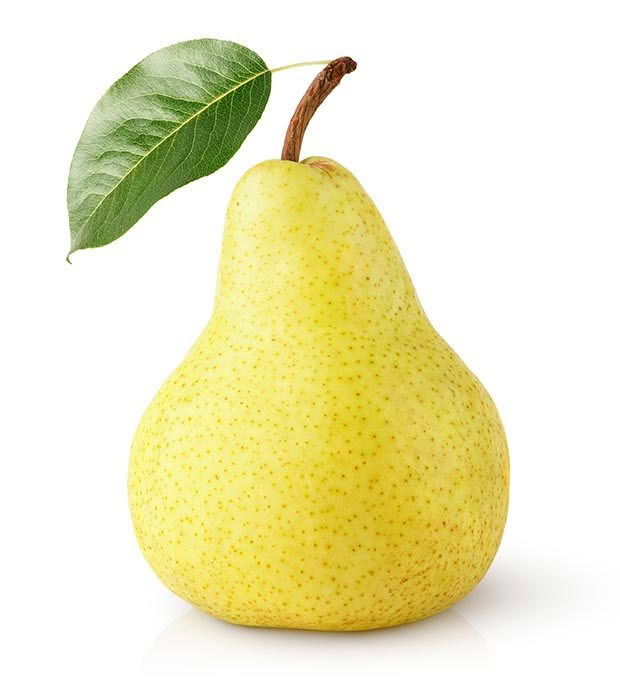
#> input picture Images/PEAR.jpg, 620 x 688 px
$ python -i imageaipackage.py   (imports and definitions only)   (older library calls are emulated)
#> lines starting #> are read from the running program, lines starting #| are printed output that depends on the picture; after the words box and inside, x2 and y2 are one past the last pixel; in counts of white or black regions, pixels touching at a corner belong together
#> further down, picture is the input picture: shape (688, 620, 3); mean B, G, R 192.4, 234, 237.9
import PIL
import cv2
import itertools
import numpy as np
import random
from typing import Callable, List, Union
from PIL import Image, ImageOps, ImageEnhance
import onnxruntime

# [291 lines left out: functions overlay_images, adjust_contrast, adjust_hue, adjust_brightness, square_rotate, mirror_image and 13 more, not called in this run]


class Stack:
    """A simple stack implementation."""

    def __init__(self):
        self.item = []
        self.obj = []

    def push(self, value):
        """Push an item onto the stack."""
        self.item.append(value)

    def pop(self):
        """Pop an item off the stack."""
        return self.item.pop()

    def size(self) -> int:
        """Return the size of the stack."""
        return len(self.item)

    def isEmpty(self) -> bool:
        """Check if the stack is empty."""
        return self.size() == 0

    def clear(self):
        """Clear the stack."""
        self.item = []


class RegionGrow:
    """Class to perform region growing on an image."""

    # [226 lines left out: functions __init__, read_image, get_neighbour, create_seeds, apply_region_grow, reset_region and 7 more, not called in this run]
def gaussian_blur(img_input, kernel_size=3, sigma=3):
    """
       gaussian_blur is used to favour closer neighbours more then further neighbours

       Args:
           img_input(str/np.ndarray): Can be input as a np.ndarray or a file path, is used as the image to be blurred
           kernel_size(int): Size of the kernel used for blurring
           sigma(float): The variance in the values

       Returns:
           np.ndarray: The blurred image is returned as a np.ndarray

       Raises:
           ValueError: If kernel_size is not an int or sigma is not a float, also img_input

       """
    img = img_to_numpy_array(img_input)
    if not isinstance(kernel_size, int) or not (isinstance(sigma, int) or isinstance(sigma, float)):
        raise ValueError("kernel_size must be an int and sigma must be a numeric value")
    return cv2.GaussianBlur(img, (kernel_size, kernel_size), sigma)
# [19 lines left out: function median_blur, not called in this run]


def img_to_numpy_array(image_input, grey=False):
    """
           img_to_numpy_array checks whether the input is a file path or a np.ndarray, if it's a file path then it
           gets converted to a np.ndarray then returned, if it's already a np.ndarray then gets returned as is.
           If it's an invalid value then a ValueError is raised and nothing is returned

           Args:
               image_input(str/np.ndarray): The image to be used

           Returns:
               np.ndarray: The image is returned as a np.ndarray

           Raises:
               ValueError: If the image_input is not a valid file path or np.ndarray

           """
    if isinstance(image_input, np.ndarray):
        if grey:
            return convert_to_grey(image_input)
        return image_input
    elif isinstance(image_input, str):
        img = cv2.imread(image_input)
        if isinstance(img, np.ndarray):
            if grey:
                return convert_to_grey(img)
            return img
    elif isinstance(image_input, PIL.Image.Image):
        return np.array(image_input)
    if isinstance(image_input, str):
        raise ValueError("File path must be a valid file path")
    raise ValueError("Image must be either a valid file path or a numpy array")


def convert_to_grey(img):
    """
            convert_to_gray takens in a np.ndarray and converts it to greyscale, it is useful because it is not
            necessary to know whether the image being input is already greyscale of not when using the function

            Args:
                img(np.ndarray): The numpy array to be converted
            Returns:
                np.ndarray: A np.ndarray with 2 channels

    """
    """Only takes in np arrays, useful because it checks if image is already greyscale"""
    if len(np.shape(img)) == 2:
        return img
    return cv2.cvtColor(img, cv2.COLOR_RGB2GRAY)

# [88 lines left out: functions laplacian, custom_kernel_blur, sharpen, adaptive_thresholding, not called in this run]

def otsus_binarization_thresholding(img_input):
    """
            Otsus binariation threshoding looks for two classes that either maximise inter-class variance
            or minimsize intra-class variance

            Args:
                img_input(np.ndarray/str): Takes a np.ndarray or a file path to an image

            Returns:
                np.ndarray: A np.ndarray representing the result of otsus binrization thresholding

    """
    img = img_to_numpy_array(img_input, grey=True)
    blur = gaussian_blur(img, 5, 0)
    ret3, th3 = cv2.threshold(blur, 0, 255, cv2.THRESH_BINARY+cv2.THRESH_OTSU)
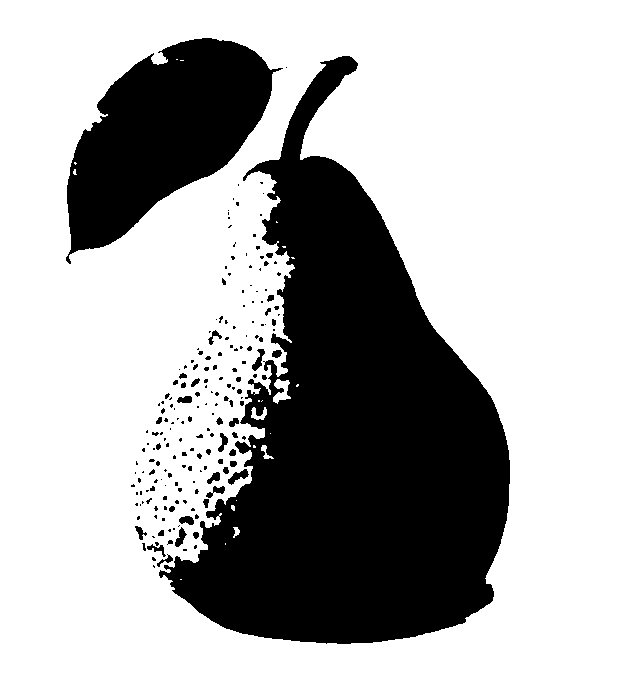
#> th3: shape (688, 620); 69.3% white; 200 black regions (156 under 20 px), largest, box (x1, y1, x2, y2) and area: (159, 56, 510, 644) 101605, (66, 38, 283, 264) 25889, (228, 469, 249, 485) 146
#> ret3 = 204
    return th3

# [22 lines left out: function edge_detection, not called in this run]

def watershed(img_input):
    """
            Watershed takes advantage of the fact that any greyscale image can be viewed as a topographic map
            The algorithm fills the valleys, the problem with this is that as valleys water level rises,
            they may merge with other valleys, the algorithm would then build a barrier (a dam) between these valleys and this will
            be the segmentation between valleys

            Args:
                img_input(np.ndarray/str): Takes a np.ndarray or a file path to an image

            Returns:
                np.ndarray: Returns a np.ndarray with the borders of the valleys

    """
    returnImg = img_to_numpy_array(img_input)
    img = img_to_numpy_array(img_input, grey=True)

    img = otsus_binarization_thresholding(img)
    kernel = cv2.getStructuringElement(cv2.MORPH_RECT, (5, 5))
    img = cv2.morphologyEx(img, cv2.MORPH_OPEN, kernel, iterations=2)
#> img: shape (688, 620); 67.4% white; 42 black regions (29 under 20 px), largest, box (x1, y1, x2, y2) and area: (135, 56, 510, 644) 110003, (66, 38, 283, 264) 26013, (142, 356, 217, 452) 1384

    sure_background = cv2.dilate(img, kernel, iterations=2)
#> sure_background: shape (688, 620); 71.5% white; 10 black regions (6 under 20 px), largest, box (x1, y1, x2, y2) and area: (147, 61, 506, 640) 99044, (71, 42, 268, 246) 22557, (140, 494, 148, 500) 48, (156, 436, 162, 444) 43
    distance = cv2.distanceTransform(img, cv2.DIST_L2, 5)
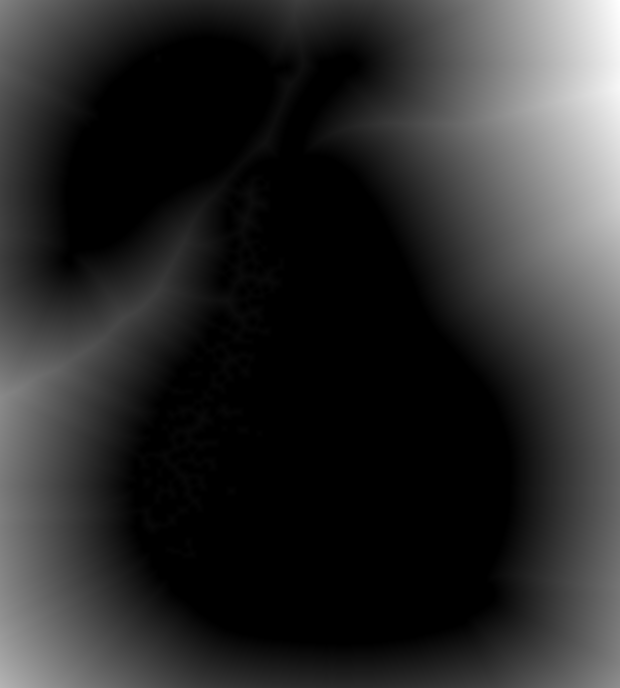
#> distance: shape (688, 620) float32; min 0, max 274.4, mean 47; drawn with min black and max white

    _, sure_foreground = cv2.threshold(distance, 0.5 * distance.max(), 255, cv2.THRESH_BINARY)
#> sure_foreground: shape (688, 620) float32; 8.6% white; 5 white regions (1 under 20 px), largest, box (x1, y1, x2, y2) and area: (482, 0, 620, 343) 31875, (0, 539, 74, 688) 4005, (0, 383, 17, 454) 508, (599, 653, 620, 688) 319
    sure_foreground = sure_foreground.astype(np.uint8)

    unknown = cv2.subtract(sure_background, sure_foreground)
#> unknown: shape (688, 620); 62.9% white; 15 black regions (7 under 20 px), largest, box (x1, y1, x2, y2) and area: (147, 61, 506, 640) 99044, (482, 0, 620, 343) 31875, (71, 42, 268, 246) 22557
    _, markers = cv2.connectedComponents(sure_foreground)
#> markers: shape (688, 620) int32; 6 distinct labels, from 0 to 5

    markers += 1
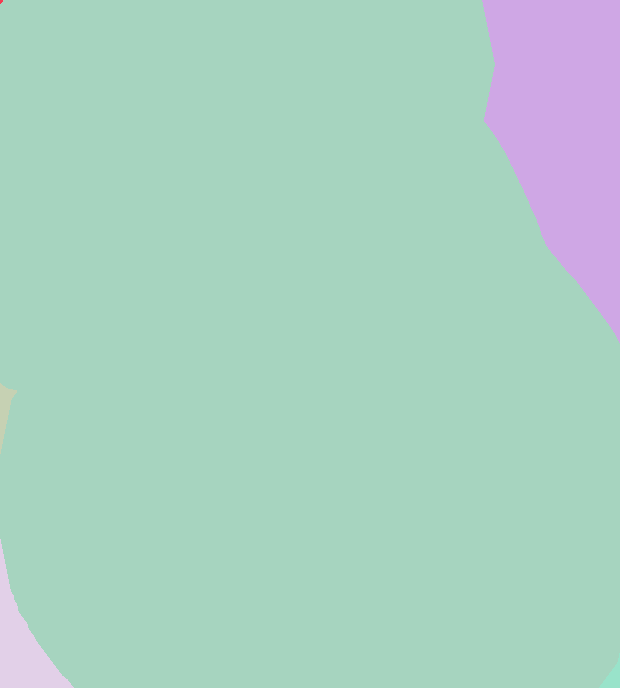
#> markers: shape (688, 620) int32; 6 distinct labels, from 1 to 6; one colour per label, 0 black
    markers[unknown == 255] = 0
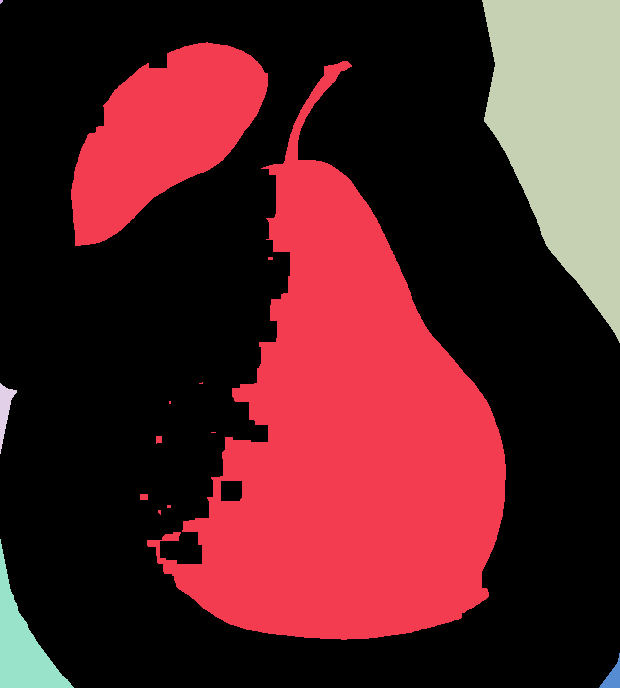
#> markers: shape (688, 620) int32; 7 distinct labels, from 0 to 6; one colour per label, 0 black
    markers = markers.astype('int32')
    markers = cv2.watershed(returnImg, markers)
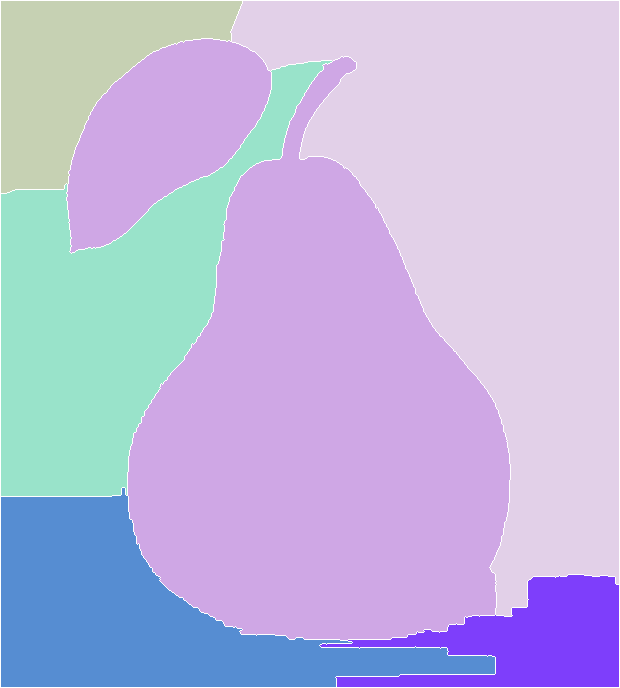
#> markers: shape (688, 620) int32; 7 distinct labels, from -1 to 6; one colour per label, 0 black, -1 white

    labels = np.unique(markers)
#> labels = [-1, 1, 2, 3, 4, 5, 6]
    objects = []
    for lbl in labels[2:]:
        target = np.where(markers == lbl, 255, 0).astype(np.uint8)
        contours, _ = cv2.findContours(target, cv2.RETR_EXTERNAL, cv2.CHAIN_APPROX_SIMPLE)
        objects.append(contours[0])
#> this loop made 5 passes
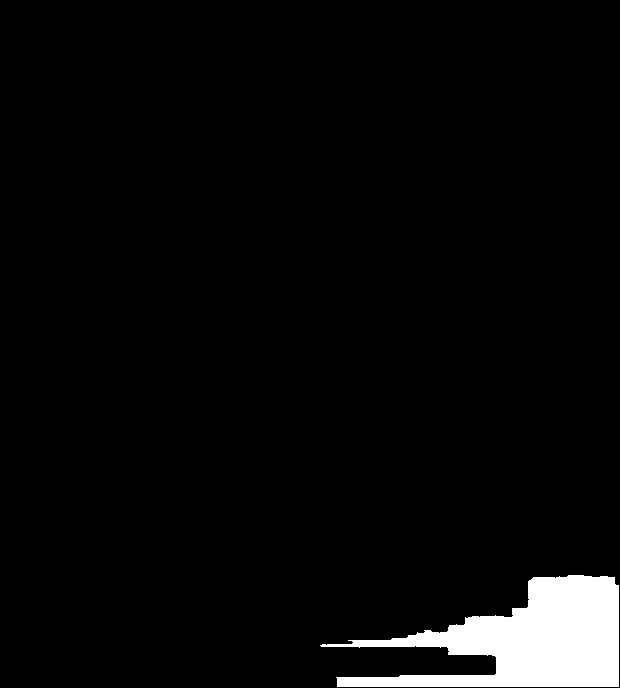
#> target: shape (688, 620); 4% white; 1 white region
#> after the loop, objects = 5 contours; box (x1, y1, x2, y2) and area: (231, 1, 619, 616) 121462, (1, 61, 332, 496) 55377, (1, 488, 495, 687) 42552, (1, 1, 242, 193) 23512, (320, 575, 619, 687) 16455

    returnImg = cv2.drawContours(returnImg, objects, -1, color=(0, 0, 255), thickness=2)
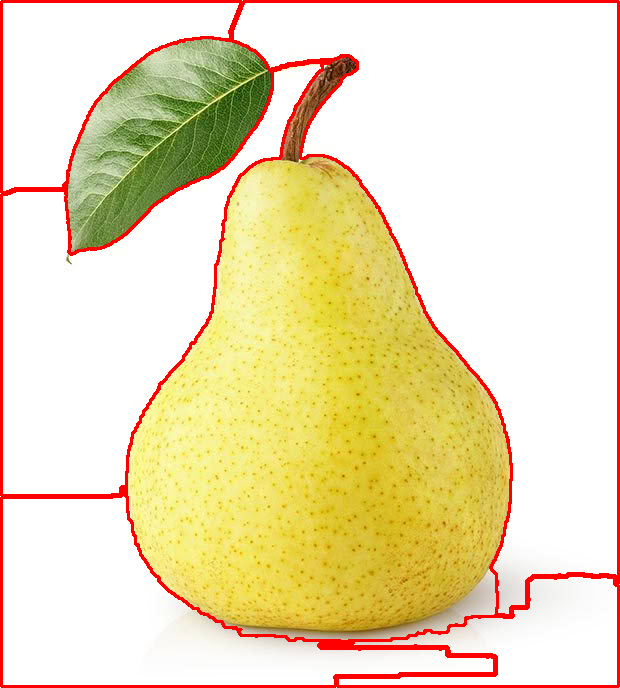
#> returnImg: shape (688, 620, 3); 4.72% of pixels changed, all inside (x1, y1, x2, y2) = (0, 0, 620, 688)
    return returnImg

class TransformPipeline:
    # [9 lines left out: function __init__, not called in this run]

    def __call__(self, img: Union[np.ndarray, str]) -> np.ndarray:
        """Make the object callable."""
        return self.apply(img)

    # [20 lines left out: functions apply, convert_to_rgb, not called in this run]

>>> import cv2
>>> picture = cv2.imread('Images/PEAR.jpg')
>>> result = watershed(picture)
